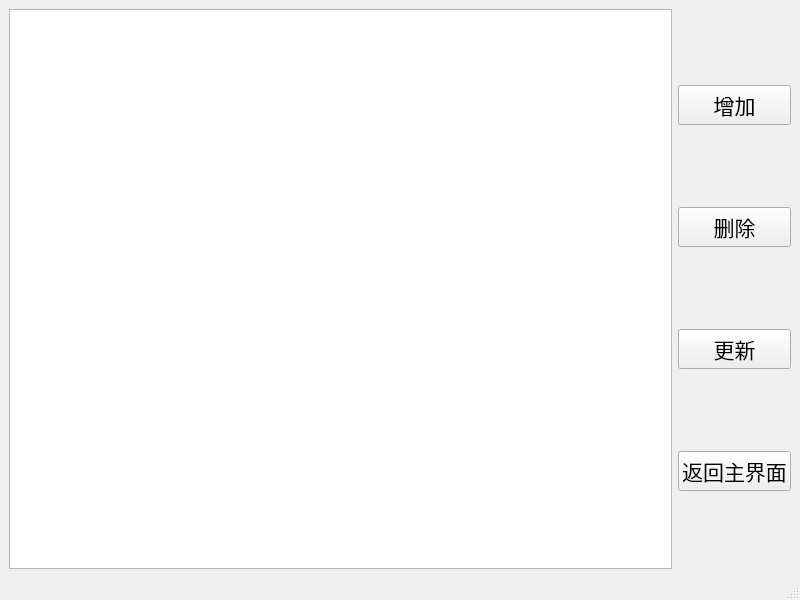
<?xml version="1.0" encoding="UTF-8"?>
<ui version="4.0">
 <class>StaffManagementWindow</class>
 <widget class="QMainWindow" name="StaffManagementWindow">
  <property name="geometry">
   <rect>
    <x>0</x>
    <y>0</y>
    <width>800</width>
    <height>600</height>
   </rect>
  </property>
  <property name="windowTitle">
   <string>MainWindow</string>
  </property>
  <widget class="QWidget" name="centralwidget">
   <layout class="QGridLayout" name="gridLayout_2">
    <item row="0" column="1">
     <layout class="QGridLayout" name="gridLayout">
      <item row="2" column="0">
       <widget class="QPushButton" name="updatepushButton">
        <property name="font">
         <font>
          <family>华文行楷</family>
          <pointsize>16</pointsize>
         </font>
        </property>
        <property name="text">
         <string>更新</string>
        </property>
       </widget>
      </item>
      <item row="1" column="0">
       <widget class="QPushButton" name="deletepushButton">
        <property name="font">
         <font>
          <family>华文行楷</family>
          <pointsize>16</pointsize>
         </font>
        </property>
        <property name="text">
         <string>删除</string>
        </property>
       </widget>
      </item>
      <item row="3" column="0">
       <widget class="QPushButton" name="returnpushButton">
        <property name="font">
         <font>
          <family>华文行楷</family>
          <pointsize>16</pointsize>
         </font>
        </property>
        <property name="text">
         <string>返回主界面</string>
        </property>
       </widget>
      </item>
      <item row="0" column="0">
       <widget class="QPushButton" name="addpushButton">
        <property name="font">
         <font>
          <family>华文行楷</family>
          <pointsize>16</pointsize>
         </font>
        </property>
        <property name="text">
         <string>增加</string>
        </property>
       </widget>
      </item>
     </layout>
    </item>
    <item row="0" column="0">
     <widget class="QTableWidget" name="tableWidget"/>
    </item>
   </layout>
  </widget>
  <widget class="QMenuBar" name="menubar">
   <property name="geometry">
    <rect>
     <x>0</x>
     <y>0</y>
     <width>800</width>
     <height>26</height>
    </rect>
   </property>
  </widget>
  <widget class="QStatusBar" name="statusbar"/>
 </widget>
 <resources/>
 <connections/>
</ui>
